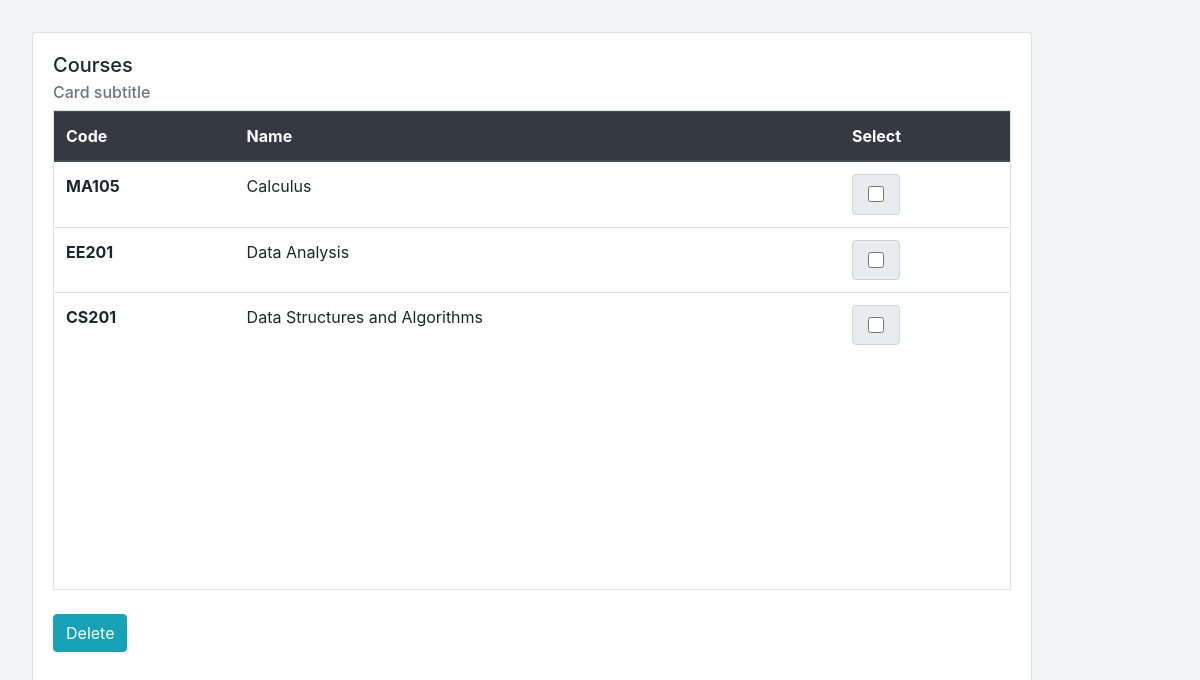
Before: /data/courses with the older database file.
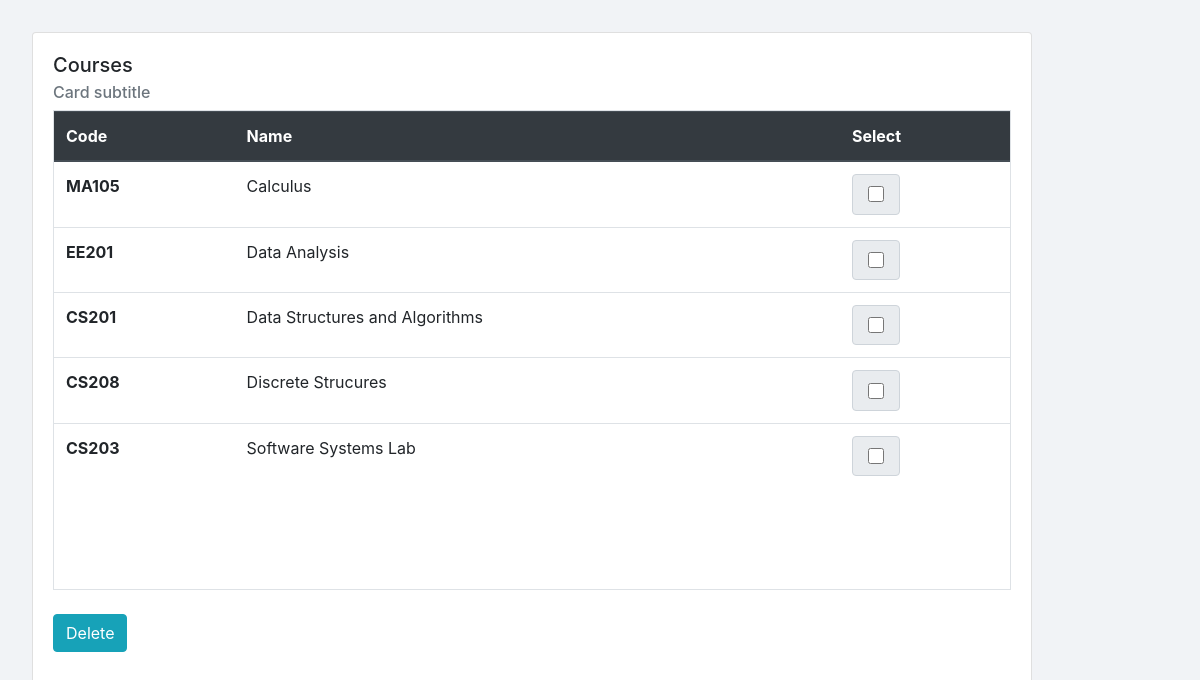
After: the same page with the newer database file.
### attendance/models.py (models this page shows, shortened)
class Course(models.Model):
	people = models.ManyToManyField(User, blank = True)
	code = models.CharField(max_length=6, default='code')
	name = models.CharField(max_length=100, default='Course Name')
	next_class = models.DateTimeField(blank=True, default = timezone.now)
	being_held = models.BooleanField(default = False)
	classes_held = models.IntegerField(default = 0)
	class Meta:
		ordering = ['name']

### attendance/views.py (the view)
# urls.py: path('data/courses', views.courseList, name='course-list'),
def courseList(request):
	if request.method == 'POST':
		if 'todelete' in request.POST:
			courses = list(map(int, request.POST.getlist('todelete')))
			Course.objects.filter(pk__in = courses).delete()
			messages.success(request, 'Courses deleted successfully')
	context = {
		'courses': Course.objects.all()
	}
	context['heading'] = "Courses"
	return render(request, 'attendance/course_list.html', context)

### attendance/templates/attendance/course_list.html (shortened to what this page needs)
{% extends "user/base.html" %}
{% load static %}
{% load crispy_forms_tags %}
{% block content %}
<div class="card">
  <div class="card-body">
    <h5 class="card-title">
    	{{ heading }}
    </h5>
    <h6 class="card-subtitle mb-2 text-muted">Card subtitle</h6>
    <form  style="height: 80vh" method="POST" onsubmit="return confirm('Are you sure you want to delete these courses?')">
    <div class="scrollbox mb-4 border">
    <table class="table">
	  <thead class="thead-dark">
	    <tr>
	      <th scope="col">Code</th>
	      <th scope="col">Name</th>
	      <th scope="col">Select</th>
	    </tr>
	  </thead>
	  <tbody>
	  	{% for course in courses %}
	    <tr>
	      <th scope="row">{{course.code}}</th>
	      <td>{{course.name}}</td>
	      <td>
	      	<div class="input-group-text" style="width: 3rem;">
		      <input type="checkbox" name="todelete" style="margin:0.2rem; width: 1.25rem; height: 1.25rem" value = '{{course.id}}'>
		    </div>
		  </td>
	    </tr>
	    {% endfor %}
	  </tbody>
	</table>
	</div>
	<button class="btn btn-info">Delete</button>
	</form>
  </div>
</div>
{% endblock %}

### user/templates/user/base.html (shortened to what this page needs)
{% load static %}
<!doctype html>
<html lang="en">
  <head>
    <link rel="stylesheet" href="https://stackpath.bootstrapcdn.com/bootstrap/4.2.1/css/bootstrap.min.css">
    <link rel="stylesheet" type="text/css" href="{% static 'user/animate.css' %}">
  </head>
  <body>
    {% block content %}
    {% endblock %}
  </body>
</html>

### attendance/templates/attendance/course_list.html (style rules this page uses)
body { background-color: #f1f3f6; }
.card { animation-duration: 1s; margin: 2rem; max-width: 1000px; }
.scrollbox { height: 30rem; overflow-y: auto; }

Changed rows visible on the page:
added Course: code "CS208", name "Discrete Strucures"
added Course: code "CS203", name "Software Systems Lab"
